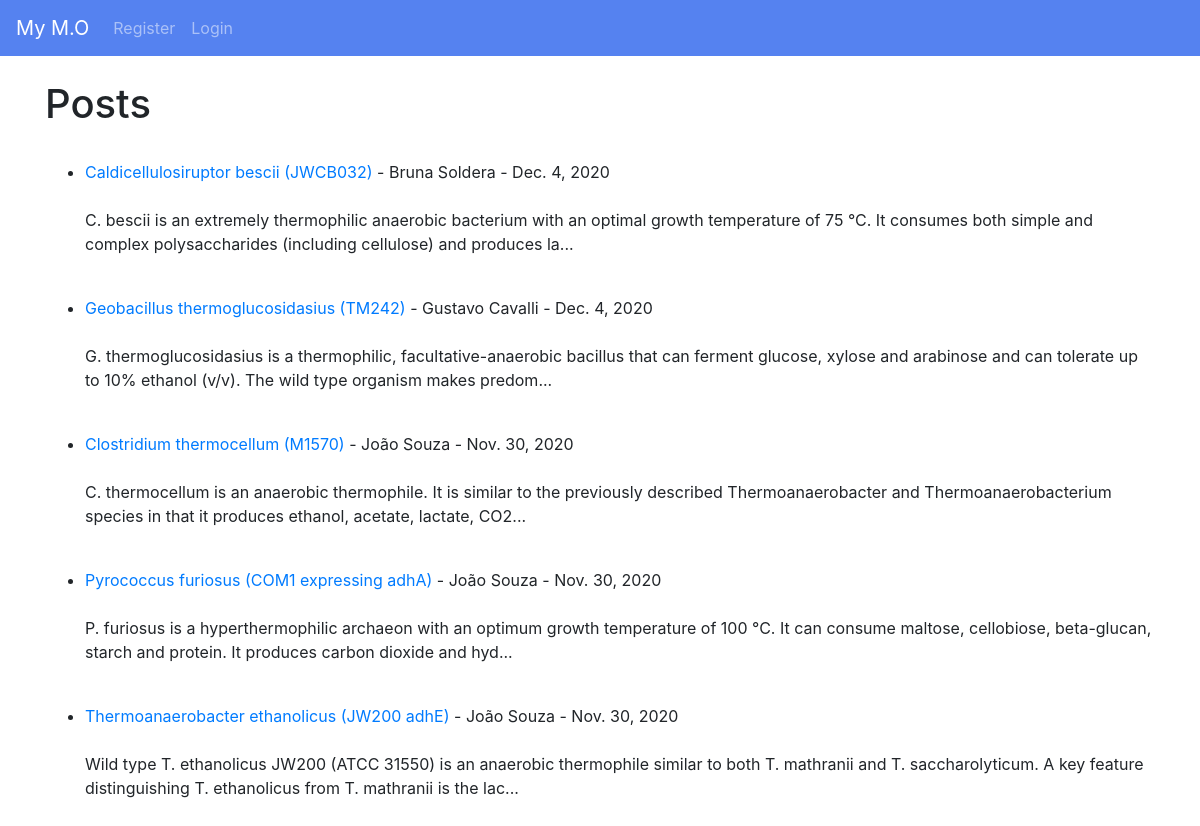
The page / on the database its author committed.
### mymoblog/models.py (models this page shows, shortened)
class Post(models.Model):
	specie = models.CharField(max_length=255)
	strain = models.CharField(max_length=255)
	author = models.ForeignKey(User, on_delete=models.CASCADE)
	information =RichTextField(blank=True, null=True)
	post_date = models.DateField(auto_now_add=True)

### mymoblog/views.py (the view)
# urls.py: path('', HomeView.as_view(), name='home'),
class HomeView(ListView):
	model = Post
	template_name = 'home.html'
	ordering = ['-post_date']

### mymoblog/templates/home.html (shortened to what this page needs)
{% extends 'base.html' %}
{% block content %}
<h1>Posts</h1>
<ul><br/>
{% for post in object_list %}
	<li><a href="{% url 'article-detail' post.pk %}">{{ post.specie }} ({{ post.strain }})</a> - {{ post.author.first_name }} {{ post.author.last_name }} -
		{{ post.post_date }}   <br/><br/>
	{{ post.information |slice:":200"|safe }}...</li>
	<br/>
{% endfor%}
</ul>
{% endblock %}

### mymoblog/templates/base.html (shortened to what this page needs)
<!doctype html>
<html lang="en">
  <head>
    <link rel="stylesheet" href="https://cdn.jsdelivr.net/npm/bootstrap@4.5.3/dist/css/bootstrap.min.css">
  </head>
  <body>
    <nav class="navbar navbar-expand-lg navbar-dark" style="background-color: #1f5bebc1;">
  <a class="navbar-brand" href="{% url 'home' %}">My M.O</a>
  <div class="collapse navbar-collapse" id="navbarSupportedContent">
    <ul class="navbar-nav mr-auto">
      {% if user.is_authenticated %}
        <li class="nav-item">
          <a class="nav-link" href="{% url 'add_post' %}">Add Post</a>
        </li>
        <li class="nav-item">
          <a class="nav-link" href="{% url 'edit_profile' %}">Edit Profile</a>
        </li>
        <li class="nav-item">
          <a class="nav-link" href="{% url 'logout' %}">Logout</a>
        </li>
      {% else %}
        <li class="nav-item">
          <a class="nav-link" href="{% url 'register' %}">Register</a>
        </li>
        <li class="nav-item">
          <a class="nav-link" href="{% url 'login' %}">Login</a>
        </li>
      {% endif %}
    </ul>
  </div>
</nav>
    <br/>
    <div class="container">
        {% block content %}
        {% endblock %}
    </div>
  </body>
</html>

### rows shown on the page
Post: specie "Caldicellulosiruptor bescii", strain "JWCB032", author.first_name "Bruna", author.last_name "Soldera", post_date "Dec. 4, 2020", information "C. bescii is an extremely thermophilic anaerobic bacterium with an optimal growth temperature of 75 °C. It consumes both simple and complex polysaccharides (including cellulose) and produces la"
Post: specie "Geobacillus thermoglucosidasius", strain "TM242", author.first_name "Gustavo", author.last_name "Cavalli", post_date "Dec. 4, 2020", information "G. thermoglucosidasius is a thermophilic, facultative-anaerobic bacillus that can ferment glucose, xylose and arabinose and can tolerate up to 10% ethanol (v/v). The wild type organism makes predom"
Post: specie "Clostridium thermocellum", strain "M1570", author.first_name "João", author.last_name "Souza", post_date "Nov. 30, 2020", information "C. thermocellum is an anaerobic thermophile. It is similar to the previously described Thermoanaerobacter and Thermoanaerobacterium species in that it produces ethanol, acetate, lactate, CO2"
Post: specie "Pyrococcus furiosus", strain "COM1 expressing adhA", author.first_name "João", author.last_name "Souza", post_date "Nov. 30, 2020", information "P. furiosus is a hyperthermophilic archaeon with an optimum growth temperature of 100 °C. It can consume maltose, cellobiose, beta-glucan, starch and protein. It produces carbon dioxide and hyd"
Post: specie "Thermoanaerobacter ethanolicus", strain "JW200 adhE", author.first_name "João", author.last_name "Souza", post_date "Nov. 30, 2020", information "Wild type T. ethanolicus JW200 (ATCC 31550) is an anaerobic thermophile similar to both T. mathranii and T. saccharolyticum. A key feature distinguishing T. ethanolicus from T. mathranii is the lac"
